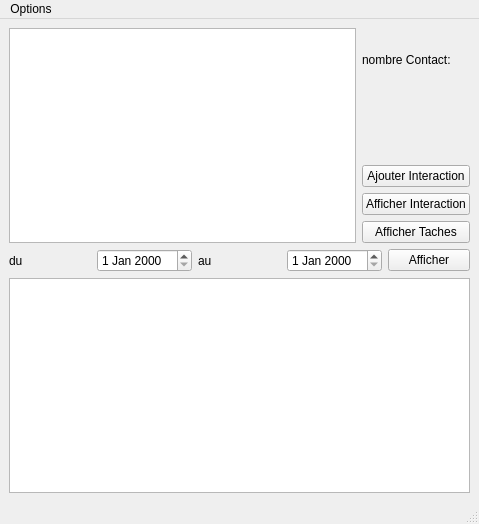
<?xml version="1.0" encoding="UTF-8"?>
<ui version="4.0">
 <class>MainWindow</class>
 <widget class="QMainWindow" name="MainWindow">
  <property name="geometry">
   <rect>
    <x>0</x>
    <y>0</y>
    <width>479</width>
    <height>524</height>
   </rect>
  </property>
  <property name="windowTitle">
   <string>MainWindow</string>
  </property>
  <widget class="QWidget" name="centralwidget">
   <layout class="QGridLayout" name="gridLayout">
    <item row="0" column="0">
     <layout class="QHBoxLayout" name="horizontalLayout_2">
      <item>
       <widget class="QListWidget" name="listContact"/>
      </item>
      <item>
       <layout class="QVBoxLayout" name="verticalLayout">
        <item>
         <widget class="QLabel" name="label">
          <property name="text">
           <string>nombre Contact:</string>
          </property>
         </widget>
        </item>
        <item>
         <widget class="QLabel" name="nbC">
          <property name="text">
           <string/>
          </property>
         </widget>
        </item>
        <item>
         <widget class="QPushButton" name="AjouterInteractionButton">
          <property name="text">
           <string>Ajouter Interaction</string>
          </property>
         </widget>
        </item>
        <item>
         <widget class="QPushButton" name="AfficheInteractionButton">
          <property name="text">
           <string>Afficher Interaction</string>
          </property>
         </widget>
        </item>
        <item>
         <widget class="QPushButton" name="AfficheTaches">
          <property name="text">
           <string>Afficher Taches</string>
          </property>
         </widget>
        </item>
       </layout>
      </item>
     </layout>
    </item>
    <item row="1" column="0">
     <layout class="QHBoxLayout" name="horizontalLayout_3">
      <item>
       <widget class="QLabel" name="labelDu">
        <property name="text">
         <string>du</string>
        </property>
       </widget>
      </item>
      <item>
       <widget class="QDateEdit" name="dateDu"/>
      </item>
      <item>
       <widget class="QLabel" name="labelAu">
        <property name="text">
         <string>au</string>
        </property>
       </widget>
      </item>
      <item>
       <widget class="QDateEdit" name="dateAu"/>
      </item>
      <item>
       <widget class="QPushButton" name="showButton">
        <property name="text">
         <string>Afficher</string>
        </property>
       </widget>
      </item>
     </layout>
    </item>
    <item row="2" column="0">
     <widget class="QTextEdit" name="textEdit"/>
    </item>
   </layout>
  </widget>
  <widget class="QMenuBar" name="menubar">
   <property name="geometry">
    <rect>
     <x>0</x>
     <y>0</y>
     <width>479</width>
     <height>22</height>
    </rect>
   </property>
   <widget class="QMenu" name="menuOptions">
    <property name="title">
     <string>Options</string>
    </property>
    <addaction name="actionAjouter_contact"/>
    <addaction name="actionRecherche"/>
   </widget>
   <addaction name="menuOptions"/>
  </widget>
  <widget class="QStatusBar" name="statusbar"/>
  <action name="actionAjouter_contact">
   <property name="text">
    <string>Ajouter contact</string>
   </property>
  </action>
  <action name="actionRecherche">
   <property name="text">
    <string>Recherche contact</string>
   </property>
  </action>
 </widget>
 <resources/>
 <connections/>
</ui>
